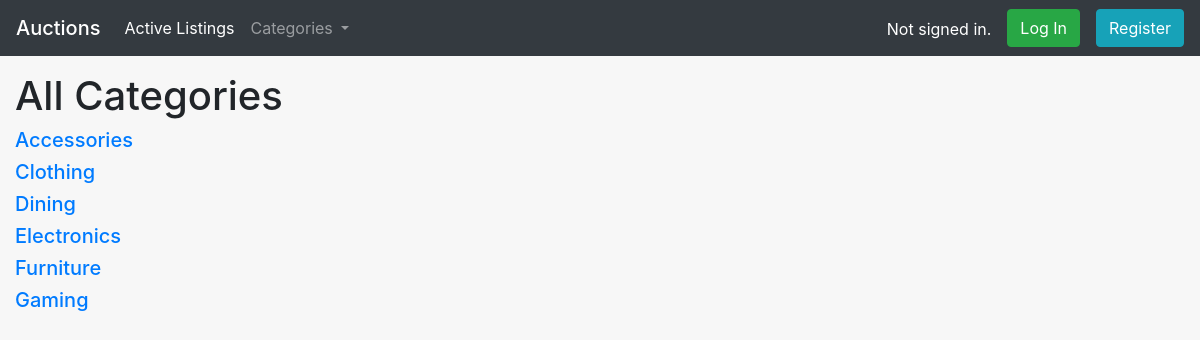
The page /categories on the database as committed earlier.
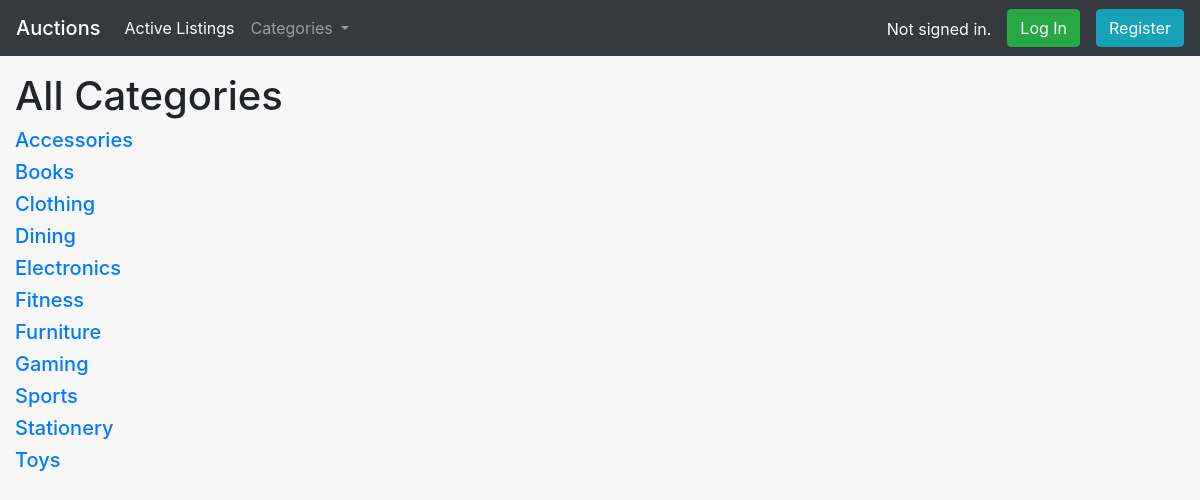
The same page on the database as committed later.
### auctions/models.py (models this page shows)
class Category(models.Model):
    type = models.CharField(max_length=64)
    def __str__(self):
        return f"{ self.type }"

### auctions/views.py (the view)
# urls.py: path("categories", views.categories, name="categories"),
def categories(request):
    return render(request, "auctions/categories.html",{
        "categories" : Category.objects.all().order_by('type')
    })

### auctions/context_processors.py (called while the page is built)
def add_variable_to_context(request):
    return{
        'categories_var': Category.objects.all()[0:8]
    }

### auctions/templates/auctions/categories.html (shortened to what this page needs)
{% extends 'auctions/layout.html' %}
{% block body %}
    <h1>All Categories</h1>
    {% for category in categories %}
        <div>
            <a class="text-primary" href="{% url 'category' category.type %}"><h5>{{ category.type }}</h5></a>
        </div>
    {% endfor %}
{% endblock body %}

### auctions/templates/auctions/layout.html (shortened to what this page needs)
{% load static %}
<!DOCTYPE html>
<html lang="en">
    <head>
        <link rel="stylesheet" href="https://maxcdn.bootstrapcdn.com/bootstrap/4.0.0/css/bootstrap.min.css">
        <link href="{% static 'auctions/styles.css' %}" rel="stylesheet">
    </head>
    <body style="background-color: rgb(247, 247, 247);">
        <nav class="navbar navbar-expand-lg navbar-dark bg-dark">
            <a href="{% url 'all' %}" class="navbar-brand mb-0 h1">Auctions</a>
            <div class="collapse navbar-collapse" id="navbarSupportedContent">
                <ul class="navbar-nav mr-auto">
                    <li class="nav-item">
                        <a class="nav-link active" href="{% url 'index' %}">Active Listings</a>
                    </li>
                    <li class="nav-item dropdown">
                        <a class="nav-link dropdown-toggle" href="#" id="navbarDropdown" role="button" data-toggle="dropdown" aria-haspopup="true" aria-expanded="false">
                          Categories
                        </a>
                    </li>
                    {% if user.is_authenticated %}
                        <li class="nav-item">
                            <a class="nav-link" href="{% url 'create_listing' %}">Create Listing</a>
                        </li>
                        <li class="nav-item">
                            <a class="nav-link" href="{% url 'watchlist' %}">Watchlist</a>
                        </li>
                </ul>
                <ul class="navbar-nav ml-auto">
                    <li style="color:white;" class="nav-item mt-2">
                        Signed in as <strong>{{ user.username }}</strong>.
                    </li>
                    <li class="nav-item ml-3">
                        <a class="btn btn-danger" href="{% url 'logout' %}">Log Out</a>
                    </li>
                </ul>
                    {% else %}
                </ul>
                <ul class="navbar-nav ml-auto">
                    <li style="color:white;" class="nav-item mt-2">
                        Not signed in.
                    </li>
                    <li class="nav-item ml-3">
                        <a class="btn btn-success" href="{% url 'login' %}">Log In</a>
                    </li>
                    <li class="nav-item ml-3">
                        <a class="btn btn-info" href="{% url 'register' %}">Register</a>
                    </li>
                </ul>
                    {% endif %}
            </div>
        </nav>
        <div class="container-fluid mt-3">
            {% block body %}
            {% endblock %}
        </div>
    </body>
</html>

Rows that differ between the two databases and show on the page:
added Category: type "Books"
added Category: type "Fitness"
added Category: type "Sports"
added Category: type "Stationery"
added Category: type "Toys"
